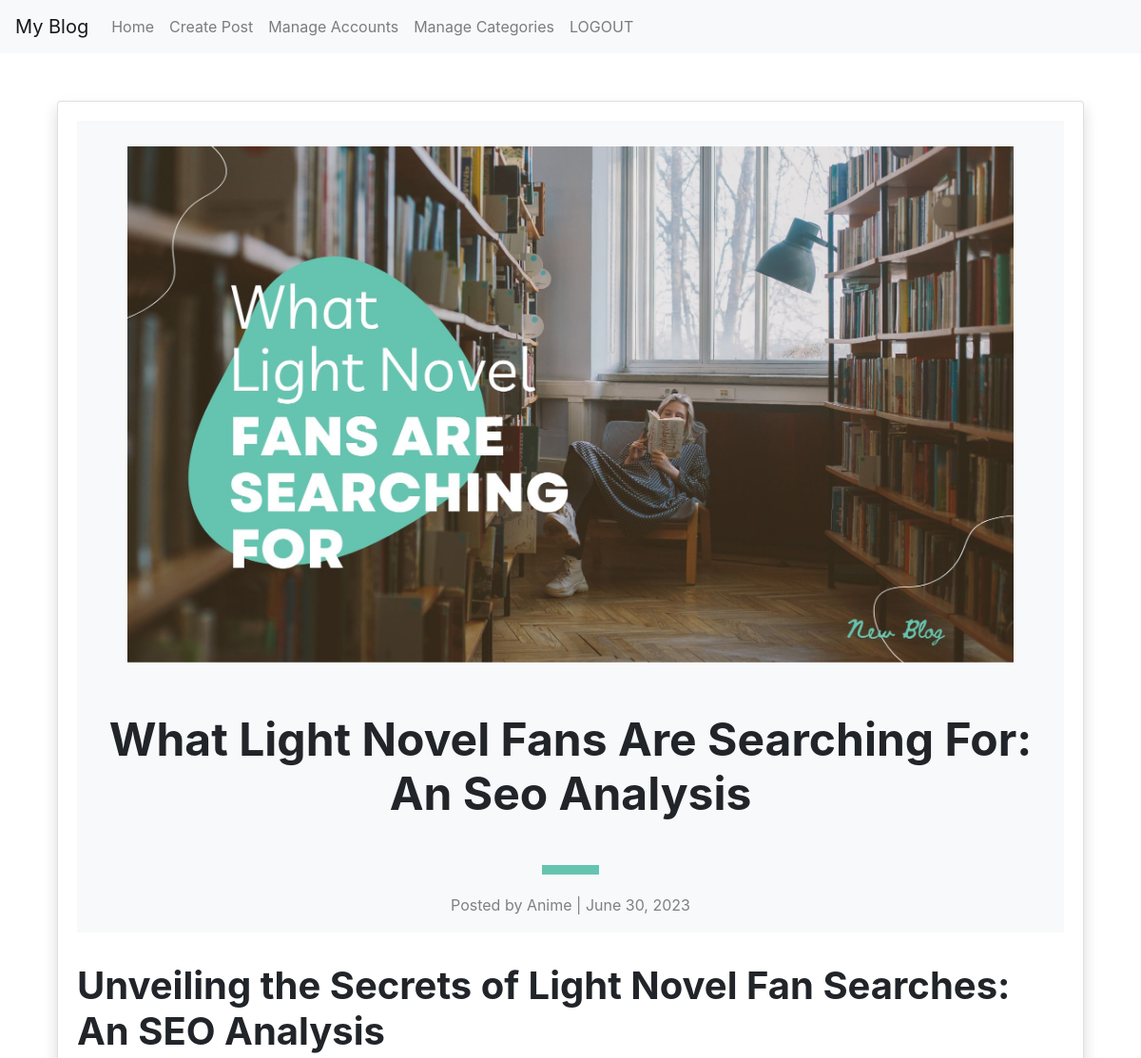
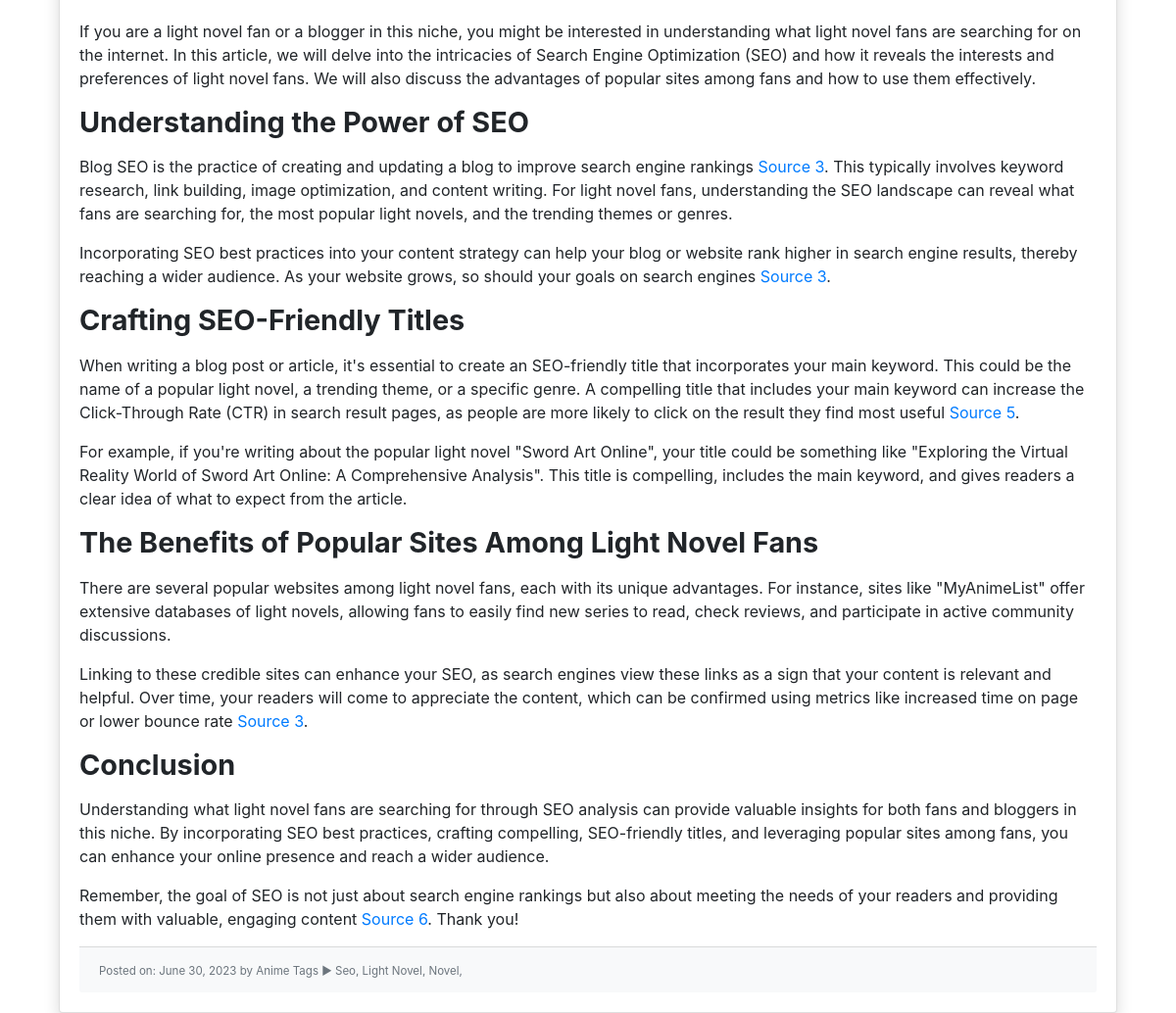
Page /blog/Nposts/82/ (signed in) on the committed database (2 pictures, top to bottom).
### blog/models.py (models this page shows, shortened)
class Post(models.Model):
    title = models.CharField(max_length=200)
    author = models.ForeignKey(User, on_delete=models.CASCADE, default= User)
    body = models.TextField()
    created_date = models.DateTimeField(auto_now_add=True)
    modified_date = models.DateTimeField(auto_now=True)
    date_posted = models.DateTimeField(default=datetime.now)
    categories = models.ManyToManyField(Category)
    cover_image = models.ImageField(upload_to='media/',blank= True)

class Category(models.Model):
    name = models.CharField(max_length=255)
    slug = models.SlugField(unique=True, max_length=255, blank= True)
    class Meta:
        verbose_name_plural = "categories"

### blog/views.py (the view)
# urls.py: path('Nposts/<int:pk>/', views.post_detail, name='post_detail'),
@login_required
def post_detail(request, pk):
    post = Post.objects.get(pk=pk)
    post.body = post.body.split("\n")
    return render(request, 'blog/post_detail.html', {'post': post})

### blog/templatetags/custom_filters.py (called while the page is built)
@register.filter
def Marking(value):
    return mark_safe(mk.markdown(value))

@register.filter
def title_case(value):
    return str(value).title()

@register.filter
def catego(value):
    return [i["name"] for i in value.values()]

### blog/views.py (called while the page is built)
    def __call__(self, request):
        current_time =  dt.now().strftime("%Y-%m-%d %H:%M:%S")#timezone.now()
        if request.user.is_authenticated:
            last_activity = request.session.get('last_activity')#
            if type(last_activity) == str:
                last_activity = dt.strptime(request.session.get('last_activity'), '%Y-%m-%d %H:%M:%S')
            if last_activity and (dt.strptime(current_time, '%Y-%m-%d %H:%M:%S') - last_activity).seconds > settings.SESSION_COOKIE_AGE:
                request.session.flush()
                return redirect('blog:login')
            request.session['last_activity'] = current_time#dt.strptime(current_time, '%Y-%m-%d %H:%M:%S')#current_time
        response = self.get_response(request)
        return response

### blog/templates/blog/post_detail.html (shortened to what this page needs)
{% extends 'blog/base.html' %}
{% load custom_filters %}
{% block content %}
    <div class="container">
        <div class="row">
            <div class="col-md-12 ">
                <div class="card">
                    <div class="card-body">
                        <div class="card-TT">
                            {% if post.cover_image %}
                                <img src="{{ post.cover_image.url }}" alt="{{ post.title }} image" style="max-width: 95%; display: block; padding: 2.5%; margin: auto;">
                            {% endif %}
                            <h2 class="card-title" style="text-align: center; padding: 2.5%;">{{ post.title|title_case }}</h2>
                            <hr style="width: 50px; border: 5px solid  #65C4B0; margin: 20px auto;" >
                            <p style="color: gray; text-align: center;">
                                Posted by {{post.author|title_case}} | {{ post.date_posted|date:"F d, Y" }}
                            </p>
                        </div>
                        <p class="card-text">
                            {% for paragraph in post.body %}
                                {{ paragraph|Marking }}
                            {% endfor %}
                        </p>
                        <div class="card-footer">
                            <small class="text-muted">
                                Posted on: {{ post.date_posted|date:"F d, Y" }} by {{post.author|title_case}}
                                Tags ►
                                {% for category in post.categories|catego  %}
                                    {{category|title_case}},
                                {% endfor %}
                            </small>
                        </div>
                    </div>
                </div>
            </div>
        </div>
    </div>
{% endblock %}

### staticfiles/css/blog.css (style rules this page uses)
.card { border: none; border-radius: 0; box-shadow: 0 0.5rem 1rem rgba(0, 0, 0, 0.15); }
.card-title { font-size: 2.5rem; font-weight: bold; margin-bottom: 1rem; }
.card-text { font-size: 1.1rem; margin-bottom: 2rem; }
.card-footer { font-size: 0.9rem; color: #6c757d; }
.card-body { padding: 1.25rem; }

### blog/templates/blog/post_detail.html (style rules this page uses)
.card { margin-top: 50px; }
.card-TT { background-color: #f8f9fa; padding: 1px; }
.card-title { font-size: 3.0rem; font-weight: bold; }
.card-footer { background-color: #f8f9fa; }
h2 { font-size: 2.5rem; font-weight: bold; margin-bottom: 1.5rem; }
h3 { font-size: 1.8rem; font-weight: bold; margin-bottom: 0.5rem; margin-top: 0.5rem; }

### rows in the picture
Post: cover_image (picture), title "What Light Novel Fans Are Searching For: An Seo Analysis", author "Anime", date_posted "June 30, 2023"
Category: categories "Seo"
Category: categories "Light Novel"
Category: categories "Novel"

### other values in the picture
{{ paragraph|Marking }} "Unveiling the Secrets of Light Novel Fan Searches: An SEO Analysis" "Understanding the Power of SEO" "Crafting SEO-Friendly Titles" "The Benefits of Popular Sites Among Light Novel Fans" "Conclusion" "Remember, the goal of SEO is not just about search engine rankings but also about meeting the needs of your readers and providing them with valuable, engaging content Source 6 . Thank you!"
